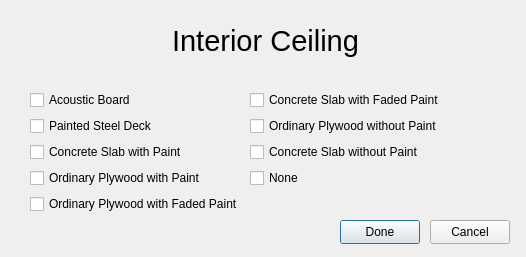
<?xml version="1.0" encoding="UTF-8"?>
<ui version="4.0">
 <class>Dialog</class>
 <widget class="QDialog" name="Dialog">
  <property name="geometry">
   <rect>
    <x>0</x>
    <y>0</y>
    <width>526</width>
    <height>257</height>
   </rect>
  </property>
  <property name="windowTitle">
   <string>Dialog</string>
  </property>
  <widget class="QPushButton" name="done_button">
   <property name="geometry">
    <rect>
     <x>340</x>
     <y>220</y>
     <width>80</width>
     <height>24</height>
    </rect>
   </property>
   <property name="text">
    <string>Done</string>
   </property>
  </widget>
  <widget class="QPushButton" name="cancel_button">
   <property name="geometry">
    <rect>
     <x>430</x>
     <y>220</y>
     <width>80</width>
     <height>24</height>
    </rect>
   </property>
   <property name="text">
    <string>Cancel</string>
   </property>
  </widget>
  <widget class="QLabel" name="material_label">
   <property name="geometry">
    <rect>
     <x>130</x>
     <y>20</y>
     <width>271</width>
     <height>41</height>
    </rect>
   </property>
   <property name="font">
    <font>
     <pointsize>22</pointsize>
    </font>
   </property>
   <property name="text">
    <string>Interior Ceiling</string>
   </property>
   <property name="alignment">
    <set>Qt::AlignCenter</set>
   </property>
  </widget>
  <widget class="QWidget" name="formLayoutWidget">
   <property name="geometry">
    <rect>
     <x>30</x>
     <y>90</y>
     <width>451</width>
     <height>136</height>
    </rect>
   </property>
   <layout class="QFormLayout" name="formLayout">
    <item row="1" column="0">
     <widget class="QCheckBox" name="painted_steel_deck">
      <property name="text">
       <string>Painted Steel Deck</string>
      </property>
     </widget>
    </item>
    <item row="2" column="0">
     <widget class="QCheckBox" name="concrete_slab_wpaint">
      <property name="text">
       <string>Concrete Slab with Paint</string>
      </property>
     </widget>
    </item>
    <item row="3" column="0">
     <widget class="QCheckBox" name="ordinary_plywood_wpaint">
      <property name="text">
       <string>Ordinary Plywood with Paint</string>
      </property>
     </widget>
    </item>
    <item row="2" column="1">
     <widget class="QCheckBox" name="concrete_slab_wopaint">
      <property name="text">
       <string>Concrete Slab without Paint</string>
      </property>
     </widget>
    </item>
    <item row="4" column="0">
     <widget class="QCheckBox" name="ordinary_plywood_wfadedpaint">
      <property name="text">
       <string>Ordinary Plywood with Faded Paint</string>
      </property>
     </widget>
    </item>
    <item row="0" column="0">
     <widget class="QCheckBox" name="acoustic_board">
      <property name="text">
       <string>Acoustic Board</string>
      </property>
     </widget>
    </item>
    <item row="0" column="1">
     <widget class="QCheckBox" name="concrete_slab_wfadedpaint">
      <property name="text">
       <string>Concrete Slab with Faded Paint</string>
      </property>
     </widget>
    </item>
    <item row="1" column="1">
     <widget class="QCheckBox" name="ordinary_plywood_wopaint">
      <property name="text">
       <string>Ordinary Plywood without Paint</string>
      </property>
     </widget>
    </item>
    <item row="3" column="1">
     <widget class="QCheckBox" name="none">
      <property name="text">
       <string>None</string>
      </property>
     </widget>
    </item>
   </layout>
  </widget>
 </widget>
 <resources/>
 <connections>
  <connection>
   <sender>cancel_button</sender>
   <signal>clicked()</signal>
   <receiver>Dialog</receiver>
   <slot>reject()</slot>
   <hints>
    <hint type="sourcelabel">
     <x>474</x>
     <y>228</y>
    </hint>
    <hint type="destinationlabel">
     <x>487</x>
     <y>172</y>
    </hint>
   </hints>
  </connection>
  <connection>
   <sender>done_button</sender>
   <signal>clicked()</signal>
   <receiver>Dialog</receiver>
   <slot>accept()</slot>
   <hints>
    <hint type="sourcelabel">
     <x>382</x>
     <y>228</y>
    </hint>
    <hint type="destinationlabel">
     <x>401</x>
     <y>179</y>
    </hint>
   </hints>
  </connection>
 </connections>
</ui>
